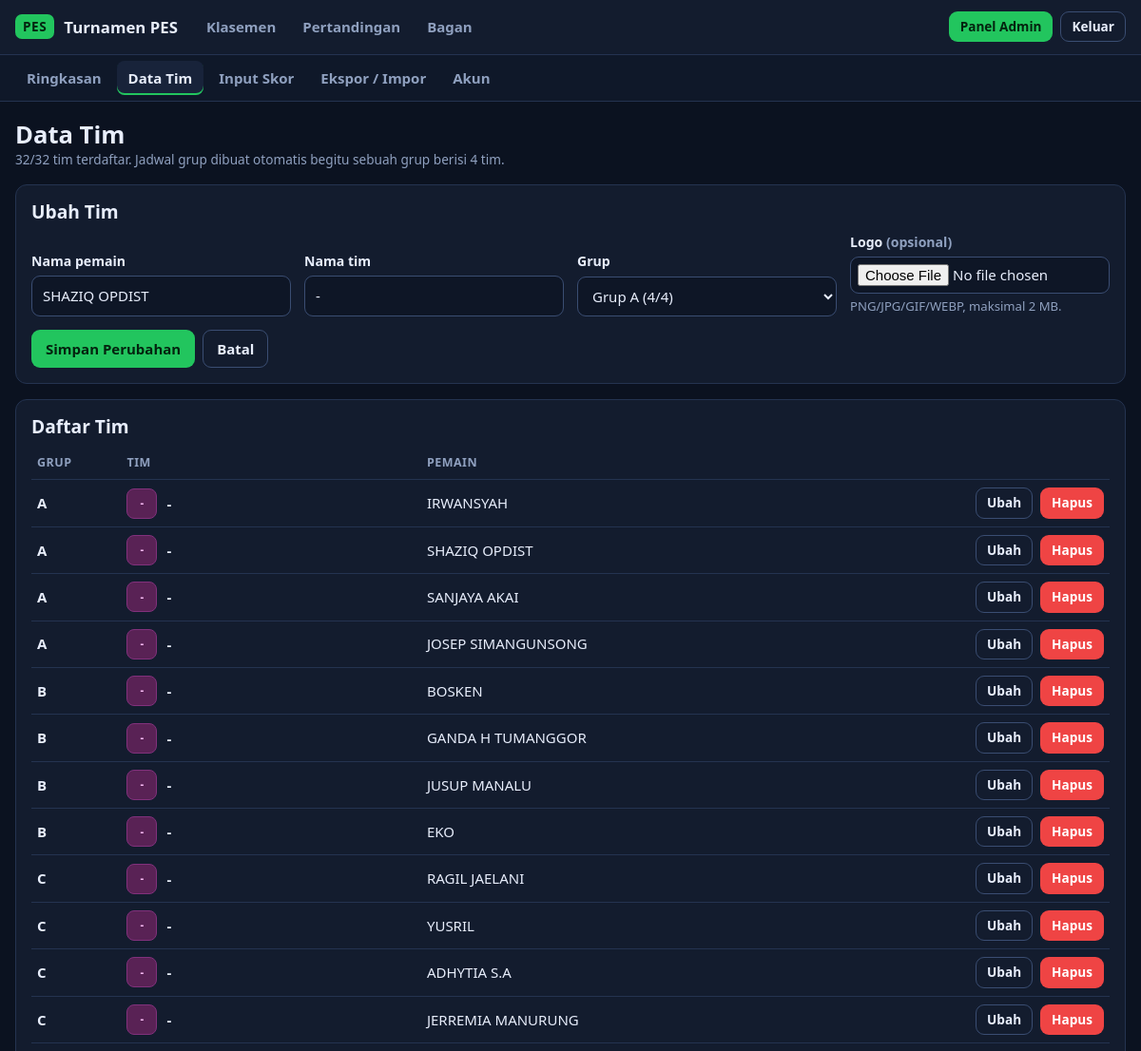
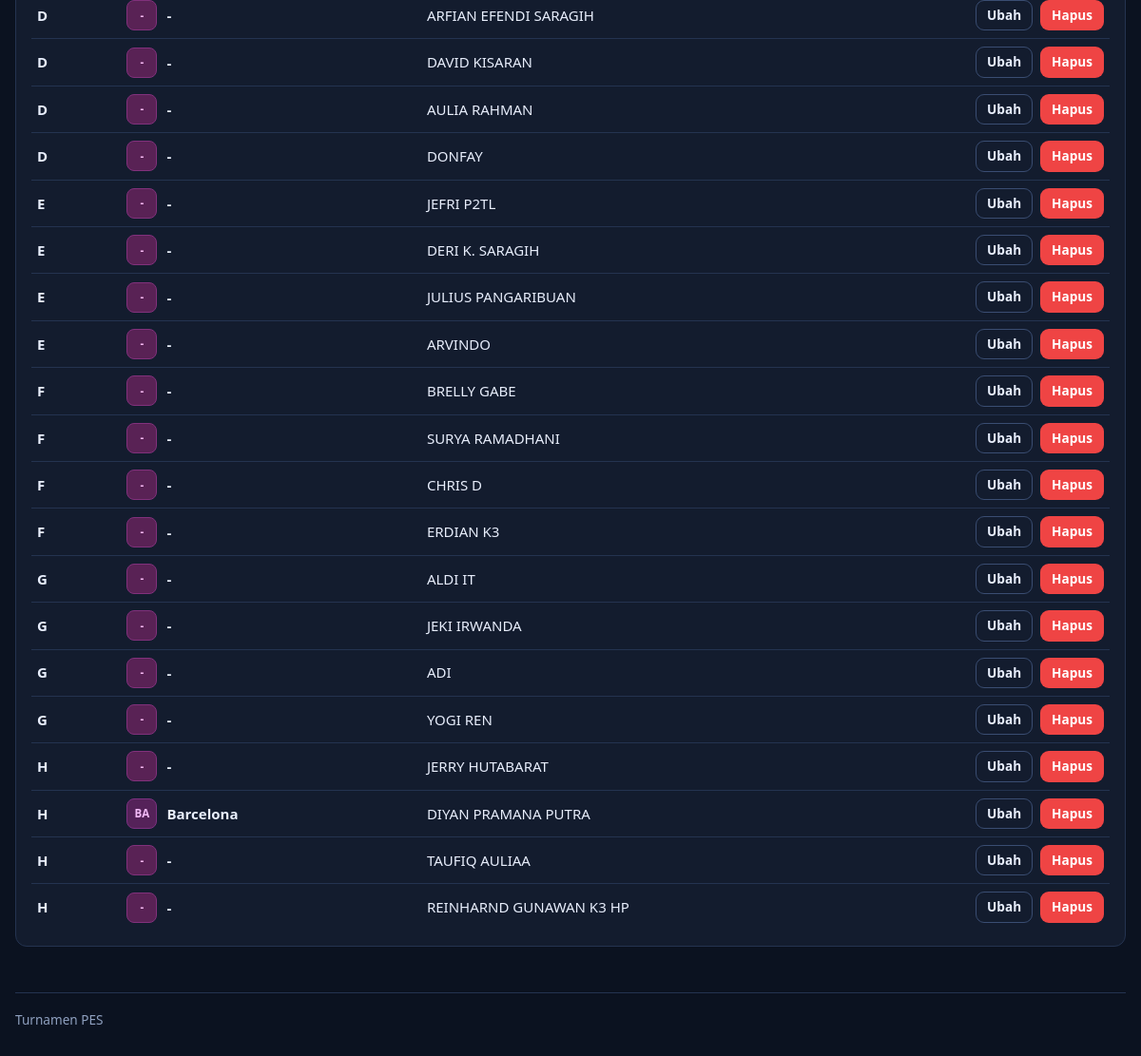
/admin/tim.php?edit=2 (signed in), run on the app's committed database (2 pictures, top to bottom).
### tables this page shows
CREATE TABLE teams (
            id         INTEGER PRIMARY KEY AUTOINCREMENT,
            player     TEXT NOT NULL,
            name       TEXT NOT NULL,
            logo       TEXT,
            grp        TEXT NOT NULL,
            created_at TEXT NOT NULL DEFAULT CURRENT_TIMESTAMP
        );

### app/db.php (called while the page is built, shortened)
<?php
function db(): PDO
{
    static $pdo = null;
    if ($pdo instanceof PDO) {
        return $pdo;
    }
    $pdo = new PDO('sqlite:' . DB_FILE, null, null, [
        PDO::ATTR_ERRMODE            => PDO::ERRMODE_EXCEPTION,
        PDO::ATTR_DEFAULT_FETCH_MODE => PDO::FETCH_ASSOC,
        PDO::ATTR_TIMEOUT            => 5,
    ]);
    $pdo->exec('PRAGMA foreign_keys = ON');
    $pdo->exec("
        CREATE TABLE IF NOT EXISTS admins (
            id            INTEGER PRIMARY KEY AUTOINCREMENT,
            username      TEXT NOT NULL UNIQUE,
            password_hash TEXT NOT NULL
        );
        CREATE TABLE IF NOT EXISTS teams (
            id         INTEGER PRIMARY KEY AUTOINCREMENT,
            player     TEXT NOT NULL,
            name       TEXT NOT NULL,
            logo       TEXT,
            grp        TEXT NOT NULL,
            created_at TEXT NOT NULL DEFAULT CURRENT_TIMESTAMP
        );
        CREATE TABLE IF NOT EXISTS matches (
            id         INTEGER PRIMARY KEY AUTOINCREMENT,
            stage      TEXT NOT NULL,              -- G, R16, QF, SF, F
            grp        TEXT NOT NULL DEFAULT '',   -- huruf grup (kosong untuk knockout)
            round      INTEGER NOT NULL,           -- matchday (grup) / urutan babak (knockout)
            slot       INTEGER NOT NULL,           -- nomor pertandingan dalam grup / babak
            home_id    INTEGER REFERENCES teams(id) ON DELETE SET NULL,
            away_id    INTEGER REFERENCES teams(id) ON DELETE SET NULL,
            home_score INTEGER,
            away_score INTEGER,
            home_pen   INTEGER,                    -- skor adu penalti (knockout seri)
            away_pen   INTEGER,
            UNIQUE (stage, grp, slot)
        );
        CREATE TABLE IF NOT EXISTS login_attempts (
            ip TEXT    NOT NULL,
            ts INTEGER NOT NULL
        );
    ");
    return $pdo;
}

### app/tournament.php (called while the page is built, shortened)
<?php
function group_progress(string $g): array
{
    $st = db()->prepare("
        SELECT COUNT(*) AS total,
               COALESCE(SUM(home_score IS NOT NULL AND away_score IS NOT NULL), 0) AS done
        FROM matches WHERE stage = 'G' AND grp = ?
    ");
    $st->execute([$g]);
    $r = $st->fetch();
    return [(int) $r['done'], (int) $r['total']];
}
function group_locked(string $g): bool
{
    return group_progress($g)[0] > 0;
}

### public/admin/tim.php (the view, shortened to what this page needs)
<?php
require __DIR__ . '/../../app/web.php';
$pdo = db();
function team_by_id(int $id): ?array
{
    $st = db()->prepare('SELECT * FROM teams WHERE id = ?');
    $st->execute([$id]);
    return $st->fetch() ?: null;
}
$teams   = $pdo->query('SELECT * FROM teams ORDER BY grp, id')->fetchAll();
$counts  = [];
foreach ($teams as $t) {
    $counts[$t['grp']] = ($counts[$t['grp']] ?? 0) + 1;
}
$editing = isset($_GET['edit']) ? team_by_id((int) $_GET['edit']) : null;
$total   = count($teams);
function group_options(array $counts, ?string $selected, ?array $editing): string
{
    $html = '<option value="">— pilih grup —</option>';
    foreach (GROUPS as $g) {
        $n    = $counts[$g] ?? 0;
        $mine = $editing && $editing['grp'] === $g;
        $full = $n - ($mine ? 1 : 0) >= GROUP_SIZE;
        $html .= '<option value="' . h($g) . '"' . ($selected === $g ? ' selected' : '') . ($full ? ' disabled' : '') . '>'
              . 'Grup ' . h($g) . ' (' . $n . '/' . GROUP_SIZE . ')' . ($full && !$mine ? ' – penuh' : '') . '</option>';
    }
    return $html;
}
page_header('Data Tim', 'admin-tim');
?>
<div class="head-row">
  <div>
    <h1>Data Tim</h1>
    <div class="muted small"><?= $total ?>/32 tim terdaftar. Jadwal grup dibuat otomatis begitu sebuah grup berisi 4 tim.</div>
  </div>
</div>
<section class="card" id="form">
  <h2><?= $editing ? 'Ubah Tim' : 'Tambah Tim' ?></h2>
  <form method="post" enctype="multipart/form-data">
    <div class="form-grid">
      <div class="field">
        <label for="player">Nama pemain</label>
        <input type="text" id="player" name="player" maxlength="60" required value="<?= h($editing['player'] ?? '') ?>">
      </div>
      <div class="field">
        <label for="name">Nama tim</label>
        <input type="text" id="name" name="name" maxlength="40" required value="<?= h($editing['name'] ?? '') ?>">
      </div>
      <div class="field">
        <label for="grp">Grup</label>
        <select id="grp" name="grp" required><?= group_options($counts, $editing['grp'] ?? null, $editing) ?></select>
      </div>
      <div class="field">
        <label for="logo">Logo <span class="muted">(opsional)</span></label>
        <input type="file" id="logo" name="logo" accept="image/png,image/jpeg,image/gif,image/webp">
        <div class="hint">PNG/JPG/GIF/WEBP, maksimal 2 MB.</div>
      </div>
    </div>
    <div class="actions" style="margin-top:14px">
      <button><?= $editing ? 'Simpan Perubahan' : 'Tambah Tim' ?></button>
      <?php if ($editing): ?><a class="btn ghost" href="<?= h(BASE . '/admin/tim.php') ?>">Batal</a><?php endif; ?>
    </div>
  </form>
</section>
<section class="card">
  <h2>Daftar Tim</h2>
  <?php if (!$teams): ?>
    <p class="muted">Belum ada tim.</p>
  <?php else: ?>
  <div class="tablewrap">
  <table class="tbl">
    <thead><tr><th class="l">Grup</th><th class="l">Tim</th><th class="l">Pemain</th><th></th></tr></thead>
    <tbody>
    <?php foreach ($teams as $t): $locked = group_locked($t['grp']); ?>
      <tr>
        <td class="l"><b><?= h($t['grp']) ?></b></td>
        <td class="l"><div class="tm"><?= logo_html($t) ?><div class="t"><b><?= h($t['name']) ?></b></div></div></td>
        <td class="l"><?= h($t['player']) ?></td>
        <td>
          <div class="actions" style="justify-content:flex-end">
            <a class="btn ghost small" href="?edit=<?= (int) $t['id'] ?>#form">Ubah</a>
            <?php if (!$locked): ?>
              <form method="post" onsubmit="return confirm('Hapus tim <?= h(addslashes($t['name'])) ?>?')">
                <button class="danger small">Hapus</button>
              </form>
            <?php else: ?>
              <span class="muted small" title="Grup sudah punya skor">terkunci</span>
            <?php endif; ?>
          </div>
        </td>
      </tr>
    <?php endforeach; ?>
    </tbody>
  </table>
  </div>
  <?php endif; ?>
</section>
<?php page_footer();

### app/web.php (shortened to what this page needs)
<?php
require __DIR__ . '/db.php';
require __DIR__ . '/tournament.php';
function h(?string $s): string
{
    return htmlspecialchars((string) $s, ENT_QUOTES | ENT_SUBSTITUTE, 'UTF-8');
}
function csrf_token(): string
{
    return $_SESSION['csrf'];
}
function csrf_field(): string
{
    return '<input type="hidden" name="_csrf" value="' . h(csrf_token()) . '">';
}
function is_admin(): bool
{
    return !empty($_SESSION['admin_id']);
}
function page_header(string $title, string $active = ''): void
{
    $monitor = isset($_GET['monitor']) && !str_starts_with($active, 'admin');
    $css     = BASE . '/assets/style.css?v=' . (int) @filemtime(__DIR__ . '/../public/assets/style.css');
    $nav = [
        'klasemen'    => ['/index.php', 'Klasemen'],
        'pertandingan' => ['/pertandingan.php', 'Pertandingan'],
        'bagan'       => ['/bagan.php', 'Bagan'],
    ];
    echo '<!doctype html><html lang="id"><head><meta charset="utf-8">';
    echo '<link rel="stylesheet" href="' . h($css) . '"></head>';
    echo '<body class="' . ($monitor ? 'monitor' : '') . '">';
    echo '<header class="top"><div class="wrap bar">';
    echo '<a class="brand" href="' . h(BASE . '/index.php') . '"><span class="brand-mark">PES</span>' . h(APP_NAME) . '</a>';
    if ($monitor) {
        $self = strtok((string) ($_SERVER['REQUEST_URI'] ?? ''), '?');
        $qs   = $_GET;
        unset($qs['monitor']);
        $exit = $self . ($qs ? '?' . http_build_query($qs) : '');
        echo '<span class="muted small">Auto-refresh tiap 30 detik</span>';
        echo '<a class="btn ghost small" href="' . h($exit) . '">Keluar mode layar</a>';
    } else {
        echo '<nav>';
        foreach ($nav as $key => [$href, $label]) {
            echo '<a href="' . h(BASE . $href) . '"' . ($active === $key ? ' class="on"' : '') . '>' . h($label) . '</a>';
        }
        echo '</nav><div class="auth">';
        if (is_admin()) {
            echo '<a class="btn small" href="' . h(BASE . '/admin/index.php') . '">Panel Admin</a>';
            echo '<form method="post" action="' . h(BASE . '/logout.php') . '">' . csrf_field() . '<button class="btn ghost small">Keluar</button></form>';
        } else {
            echo '<a class="btn ghost small" href="' . h(BASE . '/login.php') . '">Login Admin</a>';
        }
        echo '</div>';
    }
    echo '</div>';
    if (is_admin() && str_starts_with($active, 'admin')) {
        $sub = [
            'admin'        => ['/admin/index.php', 'Ringkasan'],
            'admin-tim'    => ['/admin/tim.php', 'Data Tim'],
            'admin-skor'   => ['/admin/skor.php', 'Input Skor'],
            'admin-backup' => ['/admin/backup.php', 'Ekspor / Impor'],
            'admin-akun'   => ['/admin/akun.php', 'Akun'],
        ];
        echo '<div class="subnav"><div class="wrap">';
        foreach ($sub as $key => [$href, $label]) {
            echo '<a href="' . h(BASE . $href) . '"' . ($active === $key ? ' class="on"' : '') . '>' . h($label) . '</a>';
        }
        echo '</div></div>';
    }
    echo '</header><main class="wrap">';
}
function page_footer(): void
{
    echo '</main><footer class="wrap foot muted small">' . h(APP_NAME) . '</footer></body></html>';
}
function logo_html(?array $t, string $cls = 'logo'): string
{
    $hue = crc32((string) $t['name']) % 360;
    return '<span class="' . $cls . ' logo-ini" style="--hue:' . $hue . '">' . h(mb_strtoupper(mb_substr((string) $t['name'], 0, 2))) . '</span>';
}

### public/assets/style.css (style rules this page uses)
:root { --bg: #0b1220; --panel: #131c2e; --panel2: #18233a; --line: #243350; --line2: #3a4d72; --text: #e8eefc; --muted: #8fa0bf; --accent: #22c55e; --accent-dim: rgba(34, 197, 94, .14); --blue: #38bdf8; --warn: #f59e0b; --danger: #ef4444; --radius: 12px; }
* { box-sizing: border-box; }
html { -webkit-text-size-adjust: 100%; }
body { margin: 0; background: var(--bg); color: var(--text); font: 15px/1.5 system-ui, -apple-system, "Segoe UI", Roboto, sans-serif; min-height: 100vh; }
a { color: var(--blue); text-decoration: none; }
h1, h2, h3 { line-height: 1.2; margin: 0 0 .6rem; }
h1 { font-size: 1.6rem; }
h2 { font-size: 1.2rem; }
.muted { color: var(--muted); }
.small { font-size: .85rem; }
.wrap { width: min(1180px, 100% - 32px); margin-inline: auto; }
main.wrap { padding: 20px 0 48px; }
.foot { padding: 18px 0 28px; border-top: 1px solid var(--line); }
.top { background: var(--panel); border-bottom: 1px solid var(--line); position: sticky; top: 0; z-index: 10; }
.bar { display: flex; align-items: center; gap: 18px; flex-wrap: wrap; padding: 10px 0; }
.brand { display: flex; align-items: center; gap: 10px; font-weight: 700; color: var(--text); font-size: 1.05rem; }
.brand-mark { background: var(--accent); color: #04230f; font-weight: 800; letter-spacing: .04em; padding: 3px 8px; border-radius: 7px; font-size: .85rem; }
.top nav { display: flex; gap: 4px; flex: 1; flex-wrap: wrap; }
.top nav a, .subnav a { color: var(--muted); padding: 7px 12px; border-radius: 8px; font-weight: 600; }
.top nav a.on, .subnav a.on { color: var(--text); background: var(--panel2); box-shadow: inset 0 -2px 0 var(--accent); }
.auth { display: flex; gap: 8px; align-items: center; }
.auth form { margin: 0; }
.subnav { border-top: 1px solid var(--line); background: #0f1829; }
.subnav .wrap { display: flex; gap: 4px; padding: 6px 0; flex-wrap: wrap; }
.btn, button { font: inherit; font-weight: 600; cursor: pointer; background: var(--accent); color: #04230f; border: 1px solid transparent; padding: 8px 14px; border-radius: 9px; display: inline-block; }
.btn.ghost, button.ghost { background: transparent; color: var(--text); border-color: var(--line2); }
.btn.danger, button.danger { background: var(--danger); color: #fff; }
.btn.small, button.small { padding: 5px 11px; font-size: .85rem; }
label { display: block; font-weight: 600; font-size: .88rem; margin-bottom: 5px; }
input[type=text], input[type=password], input[type=number], input[type=file], select { width: 100%; font: inherit; color: var(--text); background: #0e1626; border: 1px solid var(--line2); border-radius: 9px; padding: 9px 11px; }
input[type=file] { padding: 7px; }
.field { margin-bottom: 14px; }
.hint { color: var(--muted); font-size: .82rem; margin-top: 4px; }
.card { background: var(--panel); border: 1px solid var(--line); border-radius: var(--radius); padding: 16px; }
.card + .card { margin-top: 16px; }
.head-row { display: flex; align-items: flex-end; justify-content: space-between; gap: 12px; flex-wrap: wrap; margin-bottom: 16px; }
.head-row h1 { margin: 0; }
.logo { width: 32px; height: 32px; border-radius: 8px; object-fit: contain; background: #0e1626; flex: none; }
.logo-ini { display: inline-grid; place-items: center; font-weight: 800; font-size: .72rem; letter-spacing: .02em; color: hsl(var(--hue, 210) 80% 85%); background: hsl(var(--hue, 210) 45% 24%); border: 1px solid hsl(var(--hue, 210) 45% 35%); }
.tbl { width: 100%; border-collapse: collapse; }
.tbl th, .tbl td { padding: 8px 6px; text-align: center; border-bottom: 1px solid var(--line); white-space: nowrap; }
.tbl th { color: var(--muted); font-size: .78rem; font-weight: 600; text-transform: uppercase; letter-spacing: .04em; }
.tbl tr:last-child td { border-bottom: 0; }
.tbl td.l, .tbl th.l { text-align: left; }
.tm { display: flex; align-items: center; gap: 10px; min-width: 150px; }
.tm .t { line-height: 1.2; overflow: hidden; text-overflow: ellipsis; }
.tm .t b { display: block; font-weight: 700; }
.tablewrap { overflow-x: auto; }
.form-grid { display: grid; gap: 14px; grid-template-columns: repeat(auto-fit, minmax(210px, 1fr)); align-items: end; }
.form-grid .field { margin: 0; }
.actions { display: flex; gap: 8px; flex-wrap: wrap; align-items: center; }
.actions form { margin: 0; }

### data on the page
teams: player "SHAZIQ OPDIST", name "-", grp "Grup A (4/4)", grp "A"
teams: grp "A", name "-", player "IRWANSYAH"
teams: grp "A", name "-", player "SANJAYA AKAI"
teams: grp "A", name "-", player "JOSEP SIMANGUNSONG"
teams: grp "B", name "-", player "BOSKEN"
teams: grp "B", name "-", player "GANDA H TUMANGGOR"
teams: grp "B", name "-", player "JUSUP MANALU"
teams: grp "B", name "-", player "EKO"
teams: grp "C", name "-", player "RAGIL JAELANI"
teams: grp "C", name "-", player "YUSRIL"
teams: grp "C", name "-", player "ADHYTIA S.A"
teams: grp "C", name "-", player "JERREMIA MANURUNG"
teams: grp "D", name "-", player "ARFIAN EFENDI SARAGIH"
teams: grp "D", name "-", player "DAVID KISARAN"
teams: grp "D", name "-", player "AULIA RAHMAN"
teams: grp "D", name "-", player "DONFAY"
teams: grp "E", name "-", player "JEFRI P2TL"
teams: grp "E", name "-", player "DERI K. SARAGIH"
teams: grp "E", name "-", player "JULIUS PANGARIBUAN"
teams: grp "E", name "-", player "ARVINDO"
teams: grp "F", name "-", player "BRELLY GABE"
teams: grp "F", name "-", player "SURYA RAMADHANI"
teams: grp "F", name "-", player "CHRIS D"
teams: grp "F", name "-", player "ERDIAN K3"
teams: grp "G", name "-", player "ALDI IT"
teams: grp "G", name "-", player "JEKI IRWANDA"
teams: grp "G", name "-", player "ADI"
teams: grp "G", name "-", player "YOGI REN"
teams: grp "H", name "-", player "JERRY HUTABARAT"
teams: grp "H", name "BA", name "Barcelona", player "DIYAN PRAMANA PUTRA"
teams: grp "H", name "-", player "TAUFIQ AULIAA"
teams: grp "H", name "-", player "⁠REINHARND GUNAWAN K3 HP"

### other printed values
APP_NAME "Turnamen PES"
$label "Klasemen"
$label "Pertandingan"
$label "Bagan"
$label "Ringkasan"
$label "Data Tim"
$label "Input Skor"
$label "Ekspor / Impor"
$label "Akun"
$total "32"
